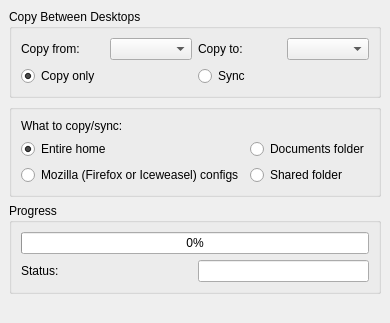
     <widget class="QWidget" name="copyTab">
      <attribute name="icon">
       <iconset resource="images.qrc">
        <normaloff>:/icons/edit-copy.png</normaloff>:/icons/edit-copy.png</iconset>
      </attribute>
      <attribute name="title">
       <string>Copy/Sync</string>
      </attribute>
      <layout class="QVBoxLayout">
       <property name="spacing">
        <number>6</number>
       </property>
       <property name="leftMargin">
        <number>9</number>
       </property>
       <property name="topMargin">
        <number>9</number>
       </property>
       <property name="rightMargin">
        <number>9</number>
       </property>
       <property name="bottomMargin">
        <number>9</number>
       </property>
       <item>
        <widget class="QGroupBox" name="copyDesktopsGroupBox">
         <property name="sizePolicy">
          <sizepolicy hsizetype="MinimumExpanding" vsizetype="Minimum">
           <horstretch>0</horstretch>
           <verstretch>0</verstretch>
          </sizepolicy>
         </property>
         <property name="title">
          <string>Copy Between Desktops</string>
         </property>
         <layout class="QGridLayout">
          <property name="leftMargin">
           <number>9</number>
          </property>
          <property name="topMargin">
           <number>9</number>
          </property>
          <property name="rightMargin">
           <number>9</number>
          </property>
          <property name="bottomMargin">
           <number>9</number>
          </property>
          <property name="spacing">
           <number>6</number>
          </property>
          <item row="0" column="1">
           <widget class="QComboBox" name="fromUserComboBox">
            <property name="sizePolicy">
             <sizepolicy hsizetype="MinimumExpanding" vsizetype="Minimum">
              <horstretch>0</horstretch>
              <verstretch>0</verstretch>
             </sizepolicy>
            </property>
            <property name="toolTip">
             <string>Select desktop to copy from</string>
            </property>
           </widget>
          </item>
          <item row="1" column="0">
           <widget class="QRadioButton" name="copyRadioButton">
            <property name="sizePolicy">
             <sizepolicy hsizetype="MinimumExpanding" vsizetype="Minimum">
              <horstretch>0</horstretch>
              <verstretch>0</verstretch>
             </sizepolicy>
            </property>
            <property name="toolTip">
             <string>Select to only copy files</string>
            </property>
            <property name="text">
             <string>Copy only</string>
            </property>
            <property name="checked">
             <bool>true</bool>
            </property>
           </widget>
          </item>
          <item row="0" column="3">
           <widget class="QComboBox" name="toUserComboBox">
            <property name="sizePolicy">
             <sizepolicy hsizetype="MinimumExpanding" vsizetype="Minimum">
              <horstretch>0</horstretch>
              <verstretch>0</verstretch>
             </sizepolicy>
            </property>
            <property name="toolTip">
             <string>Select desktop to copy to</string>
            </property>
           </widget>
          </item>
          <item row="0" column="2">
           <widget class="QLabel" name="copyToLabel">
            <property name="sizePolicy">
             <sizepolicy hsizetype="MinimumExpanding" vsizetype="Minimum">
              <horstretch>0</horstretch>
              <verstretch>0</verstretch>
             </sizepolicy>
            </property>
            <property name="toolTip">
             <string>Select desktop to copy to</string>
            </property>
            <property name="frameShape">
             <enum>QFrame::Shape::NoFrame</enum>
            </property>
            <property name="frameShadow">
             <enum>QFrame::Shadow::Plain</enum>
            </property>
            <property name="text">
             <string>Copy to:</string>
            </property>
           </widget>
          </item>
          <item row="0" column="0">
           <widget class="QLabel" name="copyFromLabel">
            <property name="sizePolicy">
             <sizepolicy hsizetype="MinimumExpanding" vsizetype="Minimum">
              <horstretch>0</horstretch>
              <verstretch>0</verstretch>
             </sizepolicy>
            </property>
            <property name="toolTip">
             <string>Select desktop to copy from</string>
            </property>
            <property name="frameShape">
             <enum>QFrame::Shape::NoFrame</enum>
            </property>
            <property name="frameShadow">
             <enum>QFrame::Shadow::Plain</enum>
            </property>
            <property name="text">
             <string>Copy from:</string>
            </property>
           </widget>
          </item>
          <item row="1" column="2">
           <widget class="QRadioButton" name="syncRadioButton">
            <property name="sizePolicy">
             <sizepolicy hsizetype="MinimumExpanding" vsizetype="Minimum">
              <horstretch>0</horstretch>
              <verstretch>0</verstretch>
             </sizepolicy>
            </property>
            <property name="toolTip">
             <string>Select to copy and then delete differences</string>
            </property>
            <property name="text">
             <string>Sync</string>
            </property>
            <property name="checked">
             <bool>false</bool>
            </property>
           </widget>
          </item>
         </layout>
        </widget>
       </item>
       <item>
        <widget class="QGroupBox" name="whatGroupBox">
         <property name="sizePolicy">
          <sizepolicy hsizetype="MinimumExpanding" vsizetype="Minimum">
           <horstretch>0</horstretch>
           <verstretch>0</verstretch>
          </sizepolicy>
         </property>
         <property name="title">
          <string/>
         </property>
         <layout class="QGridLayout">
          <property name="leftMargin">
           <number>9</number>
          </property>
          <property name="topMargin">
           <number>9</number>
          </property>
          <property name="rightMargin">
           <number>9</number>
          </property>
          <property name="bottomMargin">
           <number>9</number>
          </property>
          <property name="spacing">
           <number>6</number>
          </property>
          <item row="3" column="1">
           <widget class="QRadioButton" name="sharedRadioButton">
            <property name="sizePolicy">
             <sizepolicy hsizetype="MinimumExpanding" vsizetype="Minimum">
              <horstretch>0</horstretch>
              <verstretch>0</verstretch>
             </sizepolicy>
            </property>
            <property name="toolTip">
             <string>Select to copy/sync Shared</string>
            </property>
            <property name="text">
             <string>Shared folder</string>
            </property>
           </widget>
          </item>
          <item row="1" column="0">
           <widget class="QRadioButton" name="entireRadioButton">
            <property name="sizePolicy">
             <sizepolicy hsizetype="MinimumExpanding" vsizetype="Minimum">
              <horstretch>0</horstretch>
              <verstretch>0</verstretch>
             </sizepolicy>
            </property>
            <property name="toolTip">
             <string>Select to copy/sync entire home</string>
            </property>
            <property name="text">
             <string>Entire home</string>
            </property>
            <property name="checked">
             <bool>true</bool>
            </property>
           </widget>
          </item>
          <item row="3" column="0">
           <widget class="QRadioButton" name="mozillaRadioButton">
            <property name="sizePolicy">
             <sizepolicy hsizetype="MinimumExpanding" vsizetype="Minimum">
              <horstretch>0</horstretch>
              <verstretch>0</verstretch>
             </sizepolicy>
            </property>
            <property name="toolTip">
             <string>Select to copy/sync the browser configuration</string>
            </property>
            <property name="text">
             <string>Mozilla (Firefox or Iceweasel) configs</string>
            </property>
           </widget>
          </item>
          <item row="1" column="1">
           <widget class="QRadioButton" name="docsRadioButton">
            <property name="sizePolicy">
             <sizepolicy hsizetype="MinimumExpanding" vsizetype="Minimum">
              <horstretch>0</horstretch>
              <verstretch>0</verstretch>
             </sizepolicy>
            </property>
            <property name="toolTip">
             <string>Select to copy/sync Documents</string>
            </property>
            <property name="text">
             <string>Documents folder</string>
            </property>
           </widget>
          </item>
          <item row="0" column="0">
           <widget class="QLabel" name="label_2">
            <property name="text">
             <string>What to copy/sync:</string>
            </property>
           </widget>
          </item>
         </layout>
        </widget>
       </item>
       <item>
        <widget class="QGroupBox" name="syncProgressGroupBox">
         <property name="sizePolicy">
          <sizepolicy hsizetype="MinimumExpanding" vsizetype="Minimum">
           <horstretch>0</horstretch>
           <verstretch>0</verstretch>
          </sizepolicy>
         </property>
         <property name="title">
          <string>Progress</string>
         </property>
         <layout class="QGridLayout">
          <property name="leftMargin">
           <number>9</number>
          </property>
          <property name="topMargin">
           <number>9</number>
          </property>
          <property name="rightMargin">
           <number>9</number>
          </property>
          <property name="bottomMargin">
           <number>9</number>
          </property>
          <property name="spacing">
           <number>6</number>
          </property>
          <item row="1" column="1">
           <widget class="QLineEdit" name="syncStatusEdit">
            <property name="sizePolicy">
             <sizepolicy hsizetype="MinimumExpanding" vsizetype="Minimum">
              <horstretch>0</horstretch>
              <verstretch>0</verstretch>
             </sizepolicy>
            </property>
            <property name="acceptDrops">
             <bool>false</bool>
            </property>
            <property name="toolTip">
             <string>Status of the changes</string>
            </property>
            <property name="readOnly">
             <bool>true</bool>
            </property>
           </widget>
          </item>
          <item row="1" column="0">
           <widget class="QLabel" name="syncStatusLabel">
            <property name="sizePolicy">
             <sizepolicy hsizetype="MinimumExpanding" vsizetype="Minimum">
              <horstretch>0</horstretch>
              <verstretch>0</verstretch>
             </sizepolicy>
            </property>
            <property name="toolTip">
             <string>Status of the changes</string>
            </property>
            <property name="text">
             <string>Status:</string>
            </property>
            <property name="wordWrap">
             <bool>false</bool>
            </property>
           </widget>
          </item>
          <item row="0" column="0" colspan="2">
           <widget class="QProgressBar" name="syncProgressBar">
            <property name="sizePolicy">
             <sizepolicy hsizetype="MinimumExpanding" vsizetype="Minimum">
              <horstretch>0</horstretch>
              <verstretch>0</verstretch>
             </sizepolicy>
            </property>
            <property name="toolTip">
             <string>Progress of the changes</string>
            </property>
            <property name="value">
             <number>0</number>
            </property>
            <property name="textVisible">
             <bool>true</bool>
            </property>
            <property name="orientation">
             <enum>Qt::Orientation::Horizontal</enum>
            </property>
           </widget>
          </item>
         </layout>
        </widget>
       </item>
       <item>
        <spacer>
         <property name="orientation">
          <enum>Qt::Orientation::Vertical</enum>
         </property>
         <property name="sizeHint" stdset="0">
          <size>
           <width>20</width>
           <height>20</height>
          </size>
         </property>
        </spacer>
       </item>
      </layout>
     </widget>
